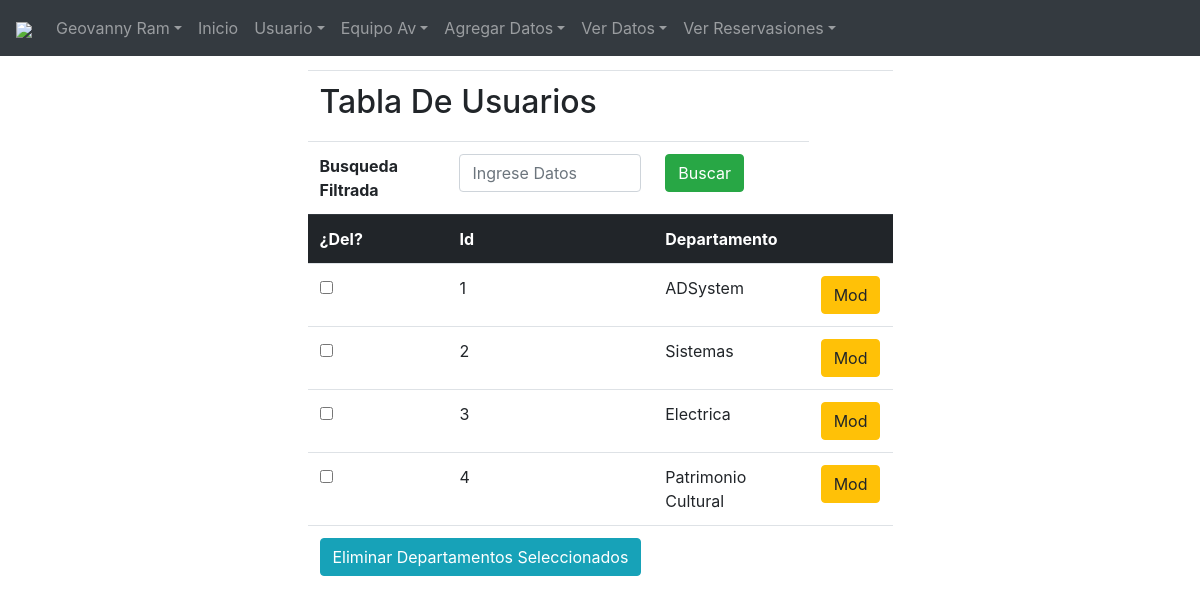
Screenshot of /pagAd/vertipo.php (signed in) with the database file from the repository.
### tables this page shows
CREATE TABLE `usuario` (
  `iduser` varchar(200) NOT NULL,
  `nombre` varchar(100) NOT NULL,
  `apellido` varchar(100) NOT NULL,
  `pass` varchar(100) NOT NULL,
  `dep` int(11) NOT NULL,
  `tipo` int(11) NOT NULL,
  PRIMARY KEY (`iduser`),
  KEY `FK_usuariodep` (`dep`),
  KEY `FK_usuariotip` (`tipo`),
  CONSTRAINT `FK_usuariodep` FOREIGN KEY (`dep`) REFERENCES `departamento` (`iddep`),
  CONSTRAINT `FK_usuariotip` FOREIGN KEY (`tipo`) REFERENCES `tipous` (`idtipo`)
);

CREATE TABLE `departamento` (
  `iddep` int(11) NOT NULL AUTO_INCREMENT,
  `deptos` varchar(250) NOT NULL,
  PRIMARY KEY (`iddep`)
);

### pagAd/vertipo.php (the view, shortened to what this page needs)
<?php
 require_once('nav.php');
 ?>
<div class="table-responsive table-hover">
    <table class="table table-full"><form method="post">
		<tr>
			<td colspan="8"><h2>Tabla De Usuarios</h2></td>
		</tr>
		<tr>
			<th>Busqueda Filtrada</th>
			<td>
				<input class="form-control mr-sm-2" type="text" name="clave" placeholder="Ingrese Datos">
			</td>
			<td><button class="btn btn-success" name="buscar" type="submit">Buscar</button></td>
		</tr><tr class="thead-dark">
			<th>¿Del? </th>
			<th>Id</th>
			<th>Departamento</th>
			<th> </th>
		</tr>
     <?php
	 if(isset($_POST["buscar"])){
		 $clave = $_POST["clave"];
		 $sqlf="SELECT *
				FROM
				tipous
				where deptos like '%$clave%'";
     $resultsf=$conn->query($sqlf);
	 $rows = $resultsf->num_rows;
	 if($rows <= 0){
		 echo "<tr><td  colspan=8><div class='alert alert-danger alert-dismissible fade show'>
        <button type='button' class='close' data-dismiss='alert'>&times;</button><center>
        <strong>¡Hay $rows filas! No Se Encontaron Departamentos con ese Nombre.</strong></center>
      </td></tr></div>";
	 }
	 else{
     while($filaf=$resultsf->fetch_assoc()){
           echo "<tr>";
           echo "<td><input type=checkbox name=eliminar[] value='$fila[iddep]'></td>";
           echo "<td>$filaf[iddep] </td>";
           echo "<td>$filaf[deptos] </td>";
           echo "<td><a class='btn btn-warning' href='?pg=motipo.php&iddep=$fila[iddep]'>";
           echo "Mod</a></td>";
         }
	 }
	 }else{
     $sql="SELECT *
				FROM
				departamento";
     $results=$conn->query($sql);
     while($fila=$results->fetch_assoc()){
           echo "<tr>";
           echo "<td><input type=checkbox name=eliminar[] value='$fila[iddep]'></td>";
           echo "<td>$fila[iddep] </td>";
           echo "<td>$fila[deptos] </td>";
           echo "<td><a class='btn btn-warning' href='?pg=modtipo.php&iddep=$fila[iddep]'>";
           echo "Mod</a></td>";
         }
	 }
         ?>
     </tr>
     <tr>
       <td colspan="7"><input type="submit" name="del" class="btn btn-info" value="Eliminar Departamentos Seleccionados" /></td>
     </tr>
     </table>

### pagAd/nav.php (shortened to what this page needs)
<?php
if (!isset($_SESSION["id"])) {
  header('Location: ../index.php');
}else{
$id = $_SESSION['id'];
}
 ?>
<!DOCTYPE HTML>
<html language="es">
<head>
<link rel="stylesheet" href="../css/bootstrap.min.css" type="text/css" />
<link rel="stylesheet" href="../css/bootstrap-grid.min.css" type="text/css" />
</head>
<nav class="navbar navbar-expand-md bg-dark navbar-dark fixed-top">
<a class="navbar-brand" href="#"><img src="../img/logo-new-white.png" style="width: 180px;" /></a>
<div class="collapse navbar-collapse" id="collapsibleNavbar">
<ul class="navbar-nav">
<li class="nav-item dropdown">
<a class="nav-link dropdown-toggle" href="#" id="navbardrop" data-toggle="dropdown"><?php
$sql="SELECT * FROM usuario where iduser = '$id'";
$results=$conn->query($sql);
$fila=$results->fetch_assoc();
echo "$fila[nombre] $fila[apellido]";
?></a>
</li>
<li class="nav-item">
<a class="nav-link" href="indexa.php">Inicio</a>
</li>
<li class="nav-item dropdown">
<a class="nav-link dropdown-toggle" href="#" id="navbardrop" data-toggle="dropdown">Usuario</a>
</li>
     <li class="nav-item dropdown"><a class="nav-link dropdown-toggle" href="#" data-toggle="dropdown">Equipo Av</a>
</li>
<li class="nav-item dropdown">
<a class="nav-link dropdown-toggle" href="#" id="navbardrop" data-toggle="dropdown">Agregar Datos</a>
</li>
<li class="nav-item dropdown">
<a class="nav-link dropdown-toggle" href="#" id="navbardrop" data-toggle="dropdown">Ver Datos</a>
</li>
<li class="nav-item dropdown">
<a class="nav-link dropdown-toggle" href="#" id="navbardrop" data-toggle="dropdown">Ver Reservasiones</a>
</li>
</ul>
</div>
</nav>
<div class="container-fluid" style="margin-top:70px">

### rows the page displays
usuario: nombre "Geovanny", apellido "Ram"
departamento: iddep "1", deptos "ADSystem"
departamento: iddep "2", deptos "Sistemas"
departamento: iddep "3", deptos "Electrica"
departamento: iddep "4", deptos "Patrimonio Cultural"
